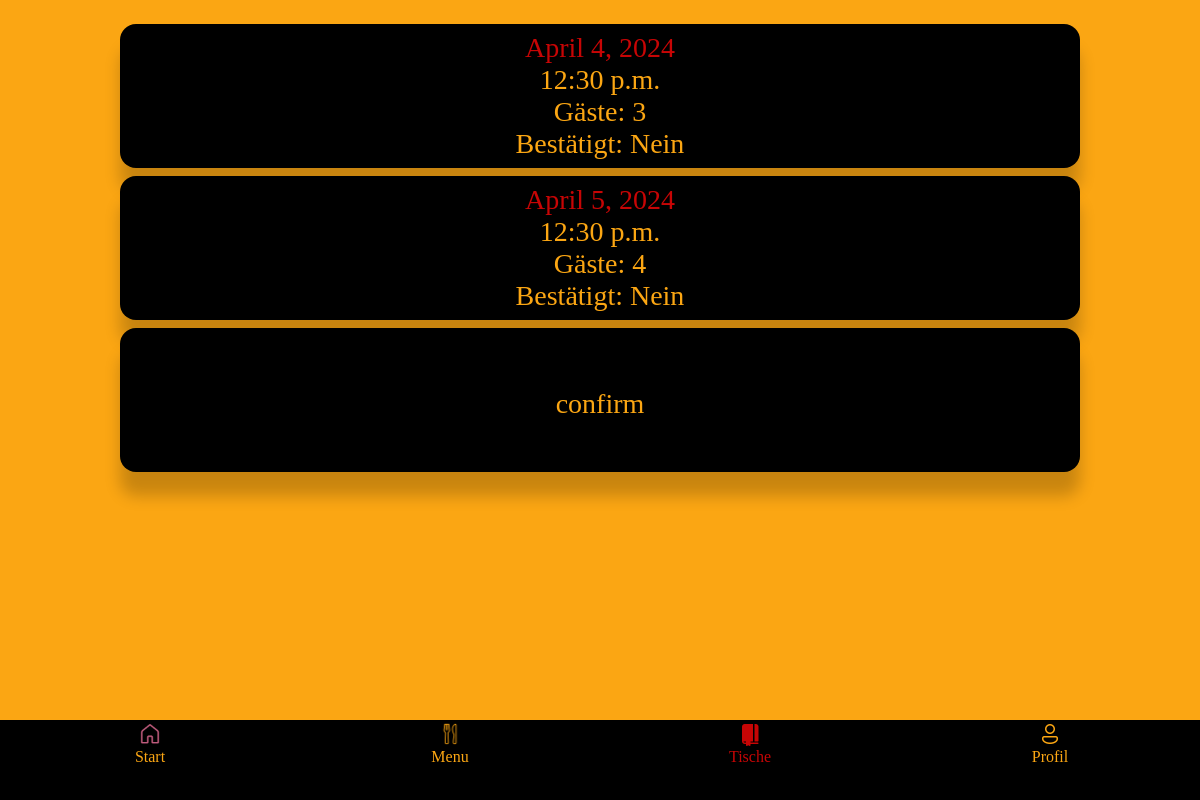
/orders_admin/ (signed in), run on an earlier commit of the app's database.
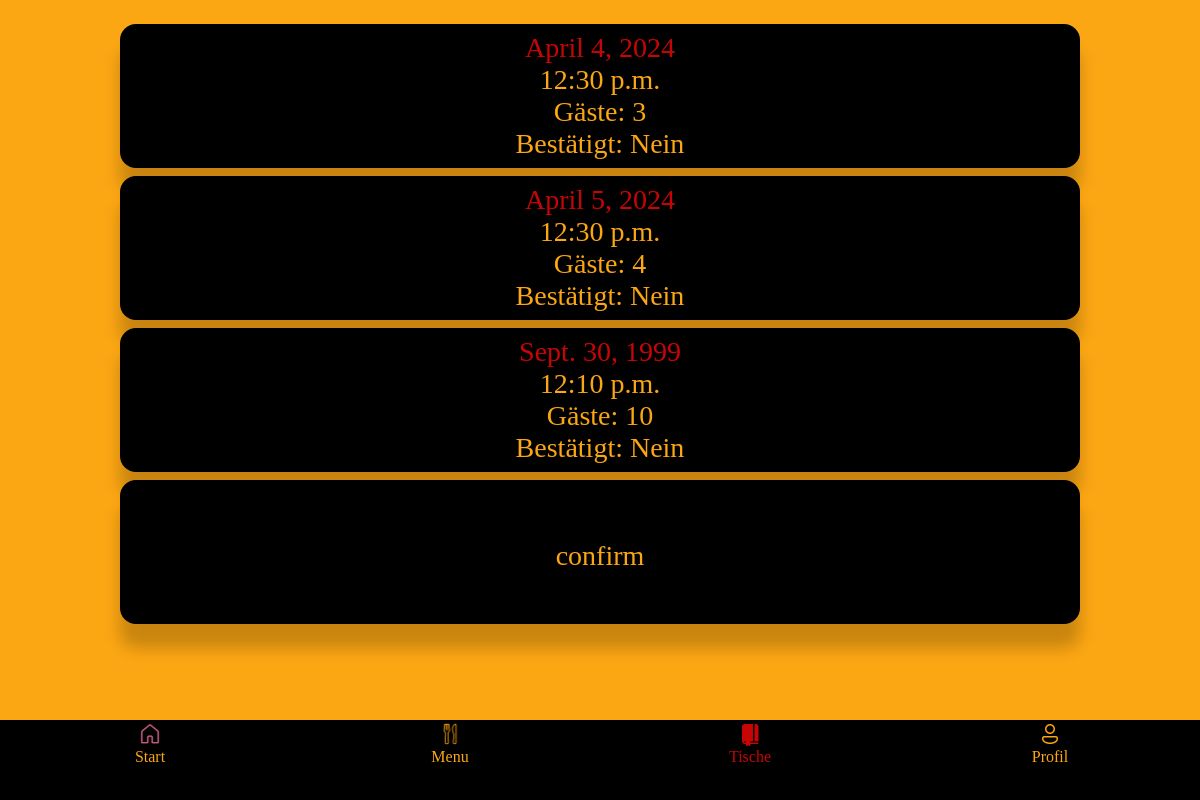
And on a later commit of the database.
### reservation_app/models.py (models this page shows, shortened)
class Book(models.Model):
    user = models.ForeignKey(settings.AUTH_USER_MODEL, on_delete=models.CASCADE, default=1)
    last_name = models.CharField(default='', max_length=50)
    time = models.TimeField(default='12:30:00')
    date = models.DateField(default='2024-02-19')
    guests = models.IntegerField(default= '',null=False)
    confirmation= models.CharField(default='Nein', max_length=20)
    fcm_token = models.CharField(max_length=255, blank=True, null=True)
    phone     = models.CharField(max_length=30,blank=True,null=True)

### reservation_app/views.py (the view)
# urls.py: path('orders_admin/', views.orders_admin, name='orders_admin'),
def orders_admin(request):
    if request.user.is_superuser:
        user_orders = Book.objects.filter(confirmation='Nein')
        return render(request, 'orders_admin.html', {'user_orders': user_orders})
    else:
        return redirect('home')

### reservation_app/templates/orders_admin.html (shortened to what this page needs)
{% extends 'base.html' %}
{% block content %}
     {% if user.is_authenticated %}
     <div class="tables-container">
     {% for order in user_orders %}
     <div class="table_button"><label style="color:var(--red)">{{ order.date }} </label><br>{{ order.time }} <br> Gäste: {{ order.guests }} <br> Bestätigt: {{ order.confirmation }}<br><br></label>
     </div>
     {% endfor %}
     {% endif %}
    <a href="{% url 'confirm' %}">
      <button class="table_button">confirm</button>
      <br/>
<br/>
<br/>
<br/>
<br/>
<br/>
  </a>
</div>
     {% load static %}
<a href="{% url 'home' %}">
  <button class="tabbar home">
      <img src="{% static 'icons/home.png' %}">
      <br>
      Start
  </button>
</a>
<a href="{% url 'menu' %}">
  <button class="tabbar menu">
      <img src="{% static 'icons/menu.png' %}" >
      <br>
      Menu
  </button>
</a>
<a href="{% url 'user_orders' %}">
  <button class="tabbar mybook">
      <img src="{% static 'icons/tables_active.png' %}">
      <br>
      Tische
  </button>
</a>
{% if user.is_authenticated %}
<a href="{% url 'account' %}">
  <button class="tabbar login_user">
      <img src="{% static 'icons/account.png' %}">
      <br>
      Profil
  </button>
</a>
{% endif %}
{% endblock %}

What changed in the data, as far as the page shows it:
added Book: date "Sept. 30, 1999", time "12:10 p.m.", guests "10", confirmation "Nein"
